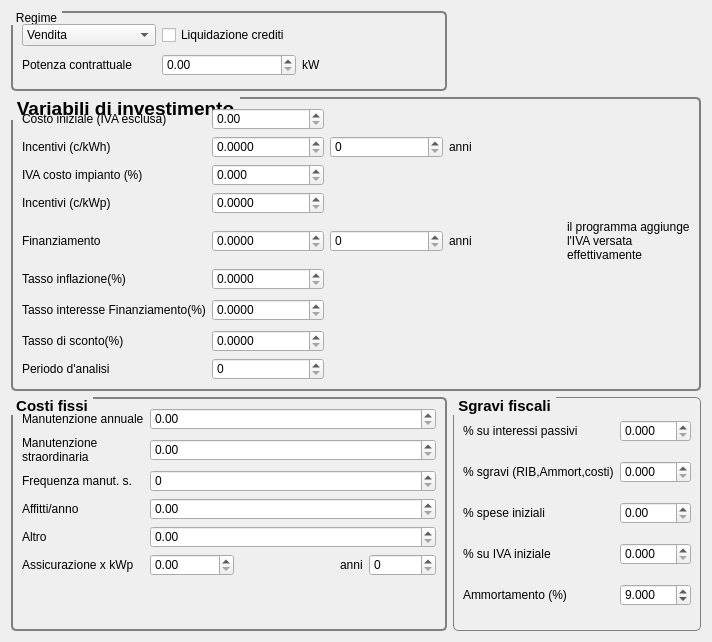
     <widget class="QWidget" name="page_4">
      <layout class="QGridLayout" name="gridLayout_38">
       <item row="0" column="0">
        <widget class="QGroupBox" name="groupBox_3">
         <property name="sizePolicy">
          <sizepolicy hsizetype="Expanding" vsizetype="Expanding">
           <horstretch>0</horstretch>
           <verstretch>0</verstretch>
          </sizepolicy>
         </property>
         <property name="minimumSize">
          <size>
           <width>0</width>
           <height>80</height>
          </size>
         </property>
         <property name="maximumSize">
          <size>
           <width>16777215</width>
           <height>110</height>
          </size>
         </property>
         <property name="styleSheet">
          <string notr="true">QGroupBox {
     background-color: qlineargradient(x1: 0, y1: 0, x2: 0, y2: 1,
                                       stop: 0 #E0E0E0, stop: 1 #FFFFFF);
     border: 2px solid gray;
     border-radius: 5px;
     margin-top: 2ex; /* leave space at the top for the title */
 }
QGroupBox::title {
     subcontrol-origin: margin;
     subcontrol-position: top left; /* position at the top center */
     padding: 0 3px;
      
 }</string>
         </property>
         <property name="title">
          <string>Regime</string>
         </property>
         <layout class="QGridLayout" name="gridLayout_10">
          <item row="0" column="0">
           <widget class="QComboBox" name="comboRegime">
            <item>
             <property name="text">
              <string>Vendita</string>
             </property>
            </item>
            <item>
             <property name="text">
              <string>SSP Italia</string>
             </property>
            </item>
           </widget>
          </item>
          <item row="0" column="1" colspan="2">
           <widget class="QCheckBox" name="checkCredit">
            <property name="text">
             <string>Liquidazione crediti</string>
            </property>
           </widget>
          </item>
          <item row="1" column="0">
           <widget class="QLabel" name="label_58">
            <property name="text">
             <string>Potenza contrattuale</string>
            </property>
           </widget>
          </item>
          <item row="1" column="1">
           <widget class="QDoubleSpinBox" name="dPotenzakW">
            <property name="maximum">
             <double>999999999.000000000000000</double>
            </property>
           </widget>
          </item>
          <item row="1" column="2">
           <widget class="QLabel" name="label_59">
            <property name="text">
             <string>kW</string>
            </property>
           </widget>
          </item>
         </layout>
        </widget>
       </item>
       <item row="1" column="0" colspan="2">
        <widget class="QGroupBox" name="groupBox_2">
         <property name="sizePolicy">
          <sizepolicy hsizetype="Expanding" vsizetype="Expanding">
           <horstretch>0</horstretch>
           <verstretch>0</verstretch>
          </sizepolicy>
         </property>
         <property name="font">
          <font>
           <pointsize>14</pointsize>
           <weight>75</weight>
           <bold>true</bold>
          </font>
         </property>
         <property name="toolTip">
          <string>&lt;p&gt;I valori monetari non percentuali sono intesi nell'unit&amp;agrave; monetaria corrente.&lt;/p&gt;</string>
         </property>
         <property name="styleSheet">
          <string notr="true">QGroupBox {
     background-color: qlineargradient(x1: 0, y1: 0, x2: 0, y2: 1,
                                       stop: 0 #E0E0E0, stop: 1 #FFFFFF);
     border: 2px solid gray;
     border-radius: 5px;
     margin-top: 4ex; /* leave space at the top for the title */
 }
QGroupBox::title {
     subcontrol-origin: margin;
     subcontrol-position: top left; /* position at the top center */
     padding: 0 3px;
 
      
 }</string>
         </property>
         <property name="title">
          <string>Variabili di investimento</string>
         </property>
         <layout class="QGridLayout" name="gridLayout_3">
          <item row="0" column="0">
           <widget class="QLabel" name="label_27">
            <property name="text">
             <string>Costo iniziale (IVA esclusa)</string>
            </property>
           </widget>
          </item>
          <item row="0" column="1">
           <widget class="QDoubleSpinBox" name="dCostoIniziale">
            <property name="sizePolicy">
             <sizepolicy hsizetype="Minimum" vsizetype="Fixed">
              <horstretch>0</horstretch>
              <verstretch>0</verstretch>
             </sizepolicy>
            </property>
            <property name="maximum">
             <double>1000000000.000000000000000</double>
            </property>
           </widget>
          </item>
          <item row="1" column="0">
           <widget class="QLabel" name="label_14">
            <property name="text">
             <string>Incentivi (c/kWh)</string>
            </property>
           </widget>
          </item>
          <item row="1" column="1">
           <widget class="QDoubleSpinBox" name="dIncentivi">
            <property name="decimals">
             <number>4</number>
            </property>
            <property name="maximum">
             <double>10000.000000000000000</double>
            </property>
            <property name="singleStep">
             <double>1.000000000000000</double>
            </property>
           </widget>
          </item>
          <item row="1" column="2">
           <widget class="QSpinBox" name="dBonusesYears">
            <property name="sizePolicy">
             <sizepolicy hsizetype="Minimum" vsizetype="Fixed">
              <horstretch>0</horstretch>
              <verstretch>0</verstretch>
             </sizepolicy>
            </property>
            <property name="maximum">
             <number>9999999</number>
            </property>
           </widget>
          </item>
          <item row="1" column="3">
           <widget class="QLabel" name="label_57">
            <property name="text">
             <string>anni</string>
            </property>
           </widget>
          </item>
          <item row="2" column="0">
           <widget class="QLabel" name="label_52">
            <property name="text">
             <string>IVA costo impianto (%)</string>
            </property>
            <property name="wordWrap">
             <bool>true</bool>
            </property>
           </widget>
          </item>
          <item row="2" column="1">
           <widget class="QDoubleSpinBox" name="dVAT">
            <property name="sizePolicy">
             <sizepolicy hsizetype="Minimum" vsizetype="Fixed">
              <horstretch>0</horstretch>
              <verstretch>0</verstretch>
             </sizepolicy>
            </property>
            <property name="decimals">
             <number>3</number>
            </property>
            <property name="maximum">
             <double>100.000000000000000</double>
            </property>
           </widget>
          </item>
          <item row="3" column="0">
           <widget class="QLabel" name="label_20">
            <property name="text">
             <string>Incentivi (c/kWp)</string>
            </property>
           </widget>
          </item>
          <item row="3" column="1">
           <widget class="QDoubleSpinBox" name="dIncentiviPerkWp">
            <property name="decimals">
             <number>4</number>
            </property>
            <property name="maximum">
             <double>10000.000000000000000</double>
            </property>
            <property name="singleStep">
             <double>1.000000000000000</double>
            </property>
           </widget>
          </item>
          <item row="4" column="0">
           <widget class="QLabel" name="label_28">
            <property name="toolTip">
             <string>&lt;p&gt; L'IVA viene calcolata automaticamente tenendo conto anche degli sgravi su IVA &lt;/p&gt;</string>
            </property>
            <property name="text">
             <string>Finanziamento</string>
            </property>
            <property name="wordWrap">
             <bool>true</bool>
            </property>
           </widget>
          </item>
          <item row="4" column="1">
           <widget class="QDoubleSpinBox" name="dFinanziamento">
            <property name="sizePolicy">
             <sizepolicy hsizetype="Minimum" vsizetype="Fixed">
              <horstretch>0</horstretch>
              <verstretch>0</verstretch>
             </sizepolicy>
            </property>
            <property name="decimals">
             <number>4</number>
            </property>
            <property name="maximum">
             <double>1000000000.000000000000000</double>
            </property>
           </widget>
          </item>
          <item row="4" column="2">
           <widget class="QSpinBox" name="dFinAnni">
            <property name="sizePolicy">
             <sizepolicy hsizetype="Minimum" vsizetype="Fixed">
              <horstretch>0</horstretch>
              <verstretch>0</verstretch>
             </sizepolicy>
            </property>
            <property name="maximum">
             <number>999999</number>
            </property>
           </widget>
          </item>
          <item row="4" column="3">
           <widget class="QLabel" name="label_29">
            <property name="text">
             <string>anni</string>
            </property>
           </widget>
          </item>
          <item row="4" column="4">
           <widget class="QLabel" name="label_84">
            <property name="minimumSize">
             <size>
              <width>0</width>
              <height>28</height>
             </size>
            </property>
            <property name="text">
             <string>il programma aggiunge l'IVA versata effettivamente</string>
            </property>
            <property name="wordWrap">
             <bool>true</bool>
            </property>
           </widget>
          </item>
          <item row="5" column="0">
           <widget class="QLabel" name="label_15">
            <property name="text">
             <string>Tasso inflazione(%)</string>
            </property>
           </widget>
          </item>
          <item row="5" column="1">
           <widget class="QDoubleSpinBox" name="dTassoInflazione">
            <property name="sizePolicy">
             <sizepolicy hsizetype="Minimum" vsizetype="Fixed">
              <horstretch>0</horstretch>
              <verstretch>0</verstretch>
             </sizepolicy>
            </property>
            <property name="decimals">
             <number>4</number>
            </property>
            <property name="maximum">
             <double>100.000000000000000</double>
            </property>
           </widget>
          </item>
          <item row="6" column="0">
           <widget class="QLabel" name="label_16">
            <property name="minimumSize">
             <size>
              <width>0</width>
              <height>28</height>
             </size>
            </property>
            <property name="text">
             <string>Tasso interesse Finanziamento(%)</string>
            </property>
            <property name="wordWrap">
             <bool>false</bool>
            </property>
           </widget>
          </item>
          <item row="6" column="1">
           <widget class="QDoubleSpinBox" name="dLoanInterestRate">
            <property name="decimals">
             <number>4</number>
            </property>
            <property name="maximum">
             <double>100.000000000000000</double>
            </property>
           </widget>
          </item>
          <item row="7" column="0">
           <widget class="QLabel" name="label_2">
            <property name="toolTip">
             <string>&lt;p&gt;Tasso attivo del capitale di investimento &lt;/p&gt;</string>
            </property>
            <property name="text">
             <string>Tasso di sconto(%)</string>
            </property>
            <property name="wordWrap">
             <bool>true</bool>
            </property>
           </widget>
          </item>
          <item row="7" column="1">
           <widget class="QDoubleSpinBox" name="dDiscountRate">
            <property name="sizePolicy">
             <sizepolicy hsizetype="Minimum" vsizetype="Fixed">
              <horstretch>0</horstretch>
              <verstretch>0</verstretch>
             </sizepolicy>
            </property>
            <property name="decimals">
             <number>4</number>
            </property>
            <property name="maximum">
             <double>100.000000000000000</double>
            </property>
           </widget>
          </item>
          <item row="8" column="0">
           <widget class="QLabel" name="label_18">
            <property name="text">
             <string>Periodo d'analisi</string>
            </property>
           </widget>
          </item>
          <item row="8" column="1">
           <widget class="QSpinBox" name="dPeriodo">
            <property name="sizePolicy">
             <sizepolicy hsizetype="Minimum" vsizetype="Fixed">
              <horstretch>0</horstretch>
              <verstretch>0</verstretch>
             </sizepolicy>
            </property>
           </widget>
          </item>
         </layout>
        </widget>
       </item>
       <item row="2" column="0">
        <widget class="QGroupBox" name="groupBox">
         <property name="sizePolicy">
          <sizepolicy hsizetype="Expanding" vsizetype="Expanding">
           <horstretch>0</horstretch>
           <verstretch>0</verstretch>
          </sizepolicy>
         </property>
         <property name="font">
          <font>
           <pointsize>11</pointsize>
           <weight>75</weight>
           <bold>true</bold>
          </font>
         </property>
         <property name="toolTip">
          <string>&lt;p&gt;I valori monetari non percentuali sono intesi nell'unit&amp;agrave; monetaria corrente.&lt;/p&gt;</string>
         </property>
         <property name="styleSheet">
          <string notr="true"> 
QGroupBox {
     background-color: qlineargradient(x1: 0, y1: 0, x2: 0, y2: 1,
                                       stop: 0 #E0E0E0, stop: 1 #FFFFFF);
     border: 2px solid gray;
     border-radius: 5px;
     margin-top: 4ex; /* leave space at the top for the title */
 }
QGroupBox::title {
     subcontrol-origin: margin;
     subcontrol-position: top left; /* position at the top center */
     padding: 0 3px;
      
 }</string>
         </property>
         <property name="title">
          <string>Costi fissi</string>
         </property>
         <layout class="QGridLayout" name="gridLayout_12">
          <item row="0" column="0">
           <widget class="QLabel" name="label_11">
            <property name="text">
             <string>Manutenzione annuale</string>
            </property>
            <property name="wordWrap">
             <bool>true</bool>
            </property>
           </widget>
          </item>
          <item row="0" column="1" colspan="4">
           <widget class="QDoubleSpinBox" name="dManutenzioneAnno">
            <property name="sizePolicy">
             <sizepolicy hsizetype="Minimum" vsizetype="Fixed">
              <horstretch>0</horstretch>
              <verstretch>0</verstretch>
             </sizepolicy>
            </property>
            <property name="maximum">
             <double>999999999.000000000000000</double>
            </property>
           </widget>
          </item>
          <item row="1" column="0">
           <widget class="QLabel" name="label_47">
            <property name="text">
             <string>Manutenzione straordinaria</string>
            </property>
            <property name="wordWrap">
             <bool>true</bool>
            </property>
           </widget>
          </item>
          <item row="1" column="1" colspan="4">
           <widget class="QDoubleSpinBox" name="dManutenzioneS">
            <property name="sizePolicy">
             <sizepolicy hsizetype="Minimum" vsizetype="Fixed">
              <horstretch>0</horstretch>
              <verstretch>0</verstretch>
             </sizepolicy>
            </property>
            <property name="maximum">
             <double>999999999.000000000000000</double>
            </property>
           </widget>
          </item>
          <item row="2" column="0">
           <widget class="QLabel" name="label_48">
            <property name="text">
             <string>Frequenza manut. s.</string>
            </property>
           </widget>
          </item>
          <item row="2" column="1" colspan="4">
           <widget class="QSpinBox" name="dManutenzioneSFreq">
            <property name="sizePolicy">
             <sizepolicy hsizetype="Minimum" vsizetype="Fixed">
              <horstretch>0</horstretch>
              <verstretch>0</verstretch>
             </sizepolicy>
            </property>
           </widget>
          </item>
          <item row="3" column="0">
           <widget class="QLabel" name="label_13">
            <property name="text">
             <string>Affitti/anno</string>
            </property>
           </widget>
          </item>
          <item row="3" column="1" colspan="4">
           <widget class="QDoubleSpinBox" name="dAffitti">
            <property name="sizePolicy">
             <sizepolicy hsizetype="Minimum" vsizetype="Fixed">
              <horstretch>0</horstretch>
              <verstretch>0</verstretch>
             </sizepolicy>
            </property>
            <property name="maximum">
             <double>999999999.000000000000000</double>
            </property>
           </widget>
          </item>
          <item row="4" column="0">
           <widget class="QLabel" name="label_17">
            <property name="text">
             <string>Altro</string>
            </property>
           </widget>
          </item>
          <item row="4" column="1" colspan="4">
           <widget class="QDoubleSpinBox" name="dAltro">
            <property name="sizePolicy">
             <sizepolicy hsizetype="Minimum" vsizetype="Fixed">
              <horstretch>0</horstretch>
              <verstretch>0</verstretch>
             </sizepolicy>
            </property>
            <property name="maximum">
             <double>999999999.000000000000000</double>
            </property>
           </widget>
          </item>
          <item row="5" column="0">
           <widget class="QLabel" name="label_19">
            <property name="text">
             <string>Assicurazione x kWp</string>
            </property>
            <property name="wordWrap">
             <bool>true</bool>
            </property>
           </widget>
          </item>
          <item row="5" column="1">
           <widget class="QDoubleSpinBox" name="dAssicurazione">
            <property name="sizePolicy">
             <sizepolicy hsizetype="Minimum" vsizetype="Fixed">
              <horstretch>0</horstretch>
              <verstretch>0</verstretch>
             </sizepolicy>
            </property>
            <property name="maximum">
             <double>1000000000.000000000000000</double>
            </property>
           </widget>
          </item>
          <item row="5" column="2">
           <spacer name="horizontalSpacer_3">
            <property name="orientation">
             <enum>Qt::Horizontal</enum>
            </property>
            <property name="sizeHint" stdset="0">
             <size>
              <width>94</width>
              <height>20</height>
             </size>
            </property>
           </spacer>
          </item>
          <item row="5" column="3">
           <widget class="QLabel" name="label_55">
            <property name="text">
             <string>anni</string>
            </property>
           </widget>
          </item>
          <item row="5" column="4">
           <widget class="QSpinBox" name="dAssicurazioneAnni">
            <property name="sizePolicy">
             <sizepolicy hsizetype="Minimum" vsizetype="Fixed">
              <horstretch>0</horstretch>
              <verstretch>0</verstretch>
             </sizepolicy>
            </property>
            <property name="maximum">
             <number>999999999</number>
            </property>
           </widget>
          </item>
          <item row="6" column="1">
           <spacer name="verticalSpacer_6">
            <property name="orientation">
             <enum>Qt::Vertical</enum>
            </property>
            <property name="sizeHint" stdset="0">
             <size>
              <width>20</width>
              <height>44</height>
             </size>
            </property>
           </spacer>
          </item>
         </layout>
        </widget>
       </item>
       <item row="2" column="1">
        <widget class="QGroupBox" name="groupBox_9">
         <property name="sizePolicy">
          <sizepolicy hsizetype="Expanding" vsizetype="Expanding">
           <horstretch>0</horstretch>
           <verstretch>0</verstretch>
          </sizepolicy>
         </property>
         <property name="font">
          <font>
           <pointsize>11</pointsize>
           <weight>75</weight>
           <bold>true</bold>
          </font>
         </property>
         <property name="styleSheet">
          <string notr="true">QGroupBox {
     background-color: qlineargradient(x1: 0, y1: 0, x2: 0, y2: 1,
                                       stop: 0 #E0E0E0, stop: 1 #FFFFFF);
     border: 1px solid gray;
     border-radius: 5px;
     margin-top: 4ex; /* leave space at the top for the title */
 }
QGroupBox::title {
     subcontrol-origin: margin;
     subcontrol-position: top left; /* position at the top center */
     padding: 0 3px;
      
 }</string>
         </property>
         <property name="title">
          <string>Sgravi fiscali</string>
         </property>
         <layout class="QGridLayout" name="gridLayout_2">
          <item row="0" column="0">
           <widget class="QLabel" name="label_24">
            <property name="text">
             <string>% su interessi passivi</string>
            </property>
           </widget>
          </item>
          <item row="0" column="1">
           <widget class="QDoubleSpinBox" name="dTaxReductionInterest">
            <property name="sizePolicy">
             <sizepolicy hsizetype="Minimum" vsizetype="Fixed">
              <horstretch>0</horstretch>
              <verstretch>0</verstretch>
             </sizepolicy>
            </property>
            <property name="decimals">
             <number>3</number>
            </property>
            <property name="maximum">
             <double>100.000000000000000</double>
            </property>
           </widget>
          </item>
          <item row="1" column="0">
           <widget class="QLabel" name="label">
            <property name="text">
             <string>% sgravi (RIB,Ammort,costi)</string>
            </property>
           </widget>
          </item>
          <item row="1" column="1">
           <widget class="QDoubleSpinBox" name="dTaxReduction">
            <property name="sizePolicy">
             <sizepolicy hsizetype="Minimum" vsizetype="Fixed">
              <horstretch>0</horstretch>
              <verstretch>0</verstretch>
             </sizepolicy>
            </property>
            <property name="decimals">
             <number>3</number>
            </property>
            <property name="maximum">
             <double>100.000000000000000</double>
            </property>
           </widget>
          </item>
          <item row="3" column="1">
           <widget class="QDoubleSpinBox" name="dTaxReductionVAT">
            <property name="sizePolicy">
             <sizepolicy hsizetype="Minimum" vsizetype="Fixed">
              <horstretch>0</horstretch>
              <verstretch>0</verstretch>
             </sizepolicy>
            </property>
            <property name="decimals">
             <number>3</number>
            </property>
            <property name="maximum">
             <double>100.000000000000000</double>
            </property>
           </widget>
          </item>
          <item row="5" column="0">
           <widget class="QLabel" name="label_53">
            <property name="text">
             <string>Ammortamento (%)</string>
            </property>
            <property name="wordWrap">
             <bool>true</bool>
            </property>
           </widget>
          </item>
          <item row="5" column="1">
           <widget class="QDoubleSpinBox" name="dAmmortamento">
            <property name="sizePolicy">
             <sizepolicy hsizetype="Minimum" vsizetype="Fixed">
              <horstretch>0</horstretch>
              <verstretch>0</verstretch>
             </sizepolicy>
            </property>
            <property name="decimals">
             <number>3</number>
            </property>
            <property name="maximum">
             <double>100.000000000000000</double>
            </property>
            <property name="value">
             <double>9.000000000000000</double>
            </property>
           </widget>
          </item>
          <item row="3" column="0">
           <widget class="QLabel" name="label_49">
            <property name="text">
             <string>% su IVA iniziale</string>
            </property>
           </widget>
          </item>
          <item row="2" column="1">
           <widget class="QDoubleSpinBox" name="dReductionInitialCost">
            <property name="maximum">
             <double>100.000000000000000</double>
            </property>
           </widget>
          </item>
          <item row="2" column="0">
           <widget class="QLabel" name="label_83">
            <property name="text">
             <string>% spese iniziali</string>
            </property>
           </widget>
          </item>
         </layout>
        </widget>
       </item>
      </layout>
     </widget>
